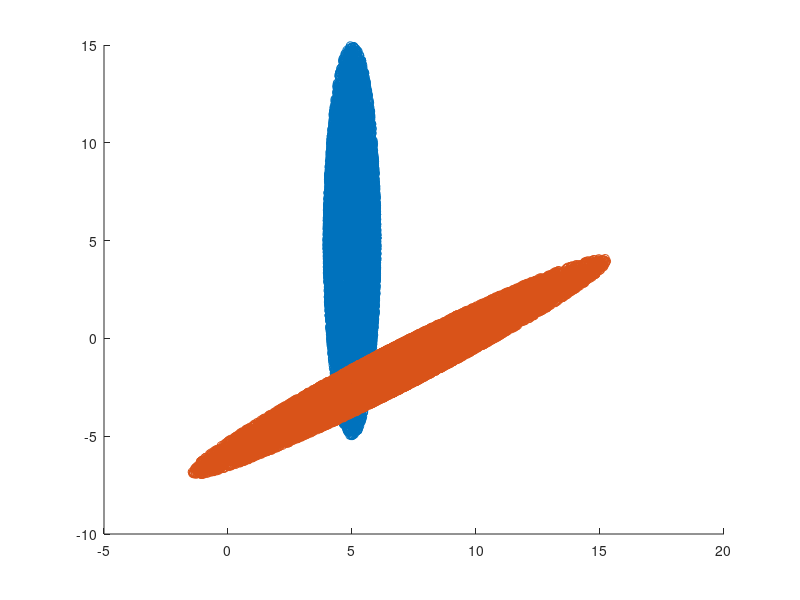

This figure's MATLAB source:
X = 6-2*rand(1,10000);
Y = [];
Z = [];
%  for i = 1:size(X,2)
%      if i < (size(X,2))/2
%          Y(i) = 5 - (( -X(i).^2 + 10*X(i) -24 ))^(0.5)*rand(1);
%      else
%          Y(i) = 5 + (( -X(i).^2 + 10*X(i) -24 ))^(0.5)*rand(1);
%      end
%  end

for i = 1:size(X,2)
    if i < (size(X,2))/2
        Y(i) = 5 - (( -100*(X(i).^2) + 1000*X(i) -2400 ))^(0.5)*rand(1);
    else
        Y(i) = 5 + (( -100*(X(i).^2) + 1000*X(i) -2400 ))^(0.5)*rand(1);
    end
end

scatter(X,Y); hold on;

Z = [X' Y'];
Cz = (1/(size(Z,1)))*Z'*Z;

[PC,V] = eig(Cz);
[V_sorted, I] = sort(sum(-V));

PC_sorted = PC(:,I);

Z_new = Z*PC_sorted;

scatter(Z_new(:,1),Z_new(:,2)); hold off;
